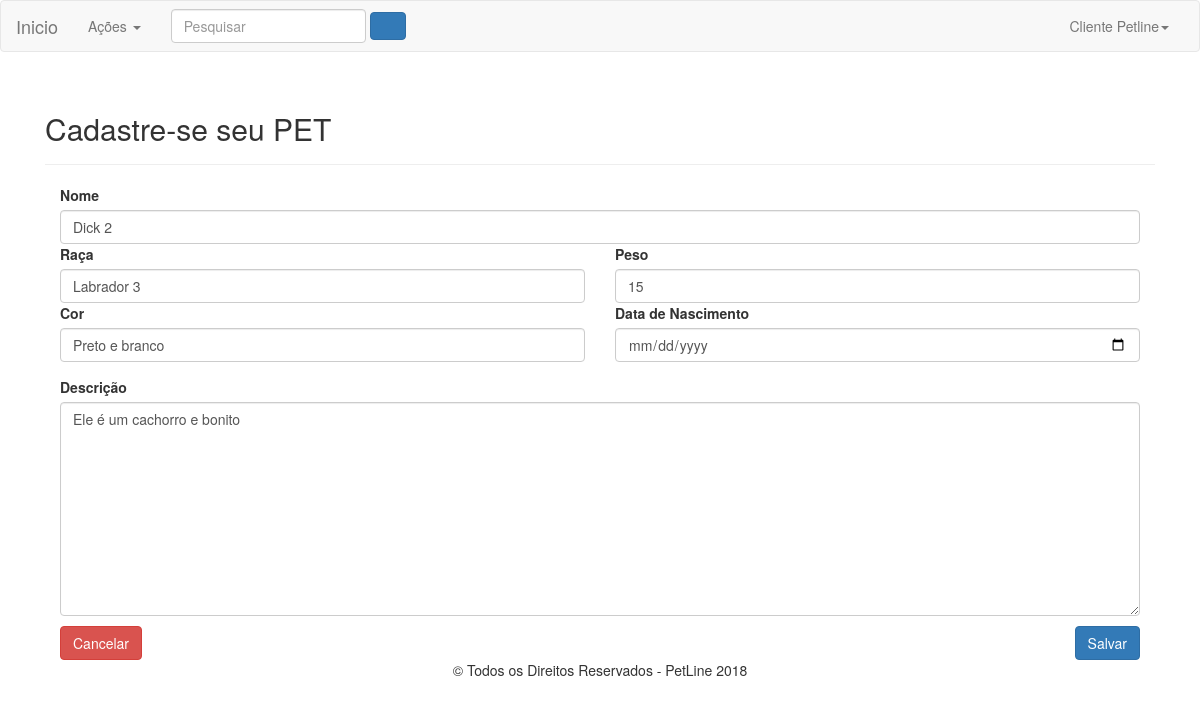
The page /consulta/detalha_pet.php?id=1 (signed in) on the database its author committed.
### tables this page shows
CREATE TABLE `pet` (
  `id` int(11) NOT NULL AUTO_INCREMENT,
  `nome` varchar(255) NOT NULL,
  `raca` varchar(255) NOT NULL,
  `peso` varchar(25) NOT NULL,
  `cor` varchar(25) NOT NULL,
  `dt_nascimento` timestamp NOT NULL DEFAULT '0000-00-00 00:00:00',
  `dt_alteracao` timestamp NOT NULL DEFAULT CURRENT_TIMESTAMP ON UPDATE CURRENT_TIMESTAMP,
  `descricao` text,
  `id_usuario` int(11) DEFAULT NULL,
  `ativo` char(1) DEFAULT NULL,
  PRIMARY KEY (`id`),
  KEY `idx_pet` (`id`),
  KEY `fk_id_usuario_3` (`id_usuario`),
  CONSTRAINT `fk_id_usuario_3` FOREIGN KEY (`id_usuario`) REFERENCES `usuario` (`id`)
);

### consulta/detalha_pet.php (the view)
<?php
include "../cabecalho.php";
    if (isset($_GET['id'])) {
        $id = $_GET['id'];
        $sqlConsultaPet = "SELECT nome, raca, peso, cor, dt_nascimento, descricao FROM pet WHERE id = $id";
        $resultadoConsultaPet = mysqli_query($conn,$sqlConsultaPet);
        $contadorConsultaPet = mysqli_num_rows($resultadoConsultaPet);
        if ($contadorConsultaPet != 0) {
            while ($linhaPet = $resultadoConsultaPet -> fetch_array(MYSQLI_ASSOC)) {
                $nome = utf8_encode($linhaPet['nome']);
                $raca = utf8_encode($linhaPet['raca']);
                $peso = $linhaPet['peso'];
                $cor = $linhaPet['cor'];
                $dt_nascimento = $linhaPet['dt_nascimento'];
                $descricao = utf8_encode($linhaPet['descricao']);
            }
        }
    }
?>
<div class="container">
    <div class="col-md-12">
        <div class="page-header">
            <h2>Cadastre-se seu PET</h2>
        </div>
        <?php echo "<form action='http://www.petline.com.br/cadastra_pet.php?cod=$id' method='post' name='cadastro_pet' id='cadastro_pet'>";?>
            <div class="form-row">
                <div class="col-md-12">
                    <label for="nome_pet">Nome</label>
                    <input type="text" class="form-control" name="nome_pet" maxlength="255" id="nome_pet" value='<?php echo $nome; ?>'>
                </div>
                <div class="col-md-6">
                    <label for="raca">Raça</label>
                    <input type="text" class="form-control" name="raca" maxlength="255" id="raca" value='<?php echo $raca; ?>'>
                </div>
                <div class="col-md-6">
                    <label for="peso">Peso</label>
                    <input type="number" class="form-control" name="peso" maxlength="255" id="peso" value='<?php echo $peso; ?>'>
                </div>
                <div class="col-md-6">
                    <label for="cor">Cor</label>
                    <input type="text" class="form-control" name="cor" maxlength="255" id="cor" value='<?php echo $cor; ?>'>
                </div>
                <div class="form-group col-md-6">
                    <label for="dt_nascimento">Data de Nascimento</label>
                    <input type="date" class="form-control" name="dt_nascimento" id="dt_nascimento" value='<?php echo $dt_nascimento; ?>'>
                </div>
                <div class="form-row">
                    <div class="col-md-12">
                    <label for="descricao_pet">Descrição</label>
                        <p><textarea class="form-control" name="descricao_pet" id="descricao_pet" cols="148" rows="10" ><?php echo $descricao; ?></textarea></p>
                    </div>
                </div>
                <div class="form-row">
                    <div class="col-md-6" align="left">
                        <a href="http://www.petline.com.br/index.php" class="btn btn-danger">Cancelar</a>
                    </div>
                    <div class="col-md-6" align="right">
                        <button type="button" class="btn btn-primary" id="salvar_pet">Salvar</button>
                    </div>
                </div>
            </div>
        </form>
    </div>
</div>
<?php include "../rodape.php"; ?>

### rows shown on the page
pet: nome_pet "Dick 2", raca "Labrador 3", peso "15", cor "Preto e branco", descricao_pet "Ele é um cachorro e bonito"

### other values the page prints
$nome "Cliente Petline"
